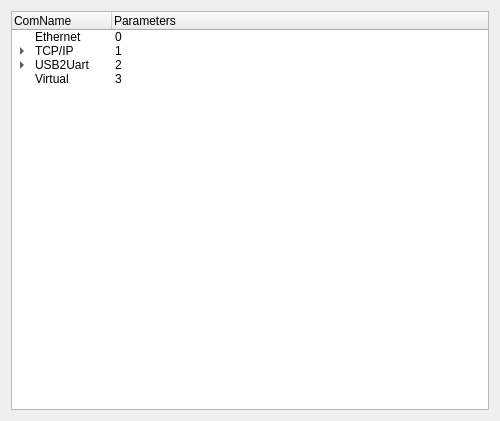
<?xml version="1.0" encoding="UTF-8"?>
<ui version="4.0">
 <class>Form</class>
 <widget class="QWidget" name="Form">
  <property name="geometry">
   <rect>
    <x>0</x>
    <y>0</y>
    <width>500</width>
    <height>421</height>
   </rect>
  </property>
  <property name="windowTitle">
   <string>Form</string>
  </property>
  <layout class="QVBoxLayout" name="verticalLayout">
   <item>
    <widget class="QTreeWidget" name="treeWidget">
     <column>
      <property name="text">
       <string>ComName</string>
      </property>
     </column>
     <column>
      <property name="text">
       <string>Parameters</string>
      </property>
     </column>
     <item>
      <property name="text">
       <string>Ethernet</string>
      </property>
      <property name="text">
       <string>0</string>
      </property>
     </item>
     <item>
      <property name="text">
       <string>TCP/IP</string>
      </property>
      <property name="text">
       <string>1</string>
      </property>
      <item>
       <property name="text">
        <string>IpAddress</string>
       </property>
       <property name="text">
        <string>192.168.1.1</string>
       </property>
      </item>
      <item>
       <property name="text">
        <string>IpPort</string>
       </property>
       <property name="text">
        <string>8080</string>
       </property>
      </item>
     </item>
     <item>
      <property name="text">
       <string>USB2Uart</string>
      </property>
      <property name="text">
       <string>2</string>
      </property>
      <item>
       <property name="text">
        <string>COM</string>
       </property>
       <property name="text">
        <string>COM3</string>
       </property>
      </item>
      <item>
       <property name="text">
        <string>BaudRate</string>
       </property>
       <property name="text">
        <string>115200</string>
       </property>
      </item>
      <item>
       <property name="text">
        <string>DataBits</string>
       </property>
       <property name="text">
        <string>11</string>
       </property>
      </item>
      <item>
       <property name="text">
        <string>Parity</string>
       </property>
       <property name="text">
        <string>NoParity</string>
       </property>
      </item>
      <item>
       <property name="text">
        <string>StopBits</string>
       </property>
       <property name="text">
        <string>1</string>
       </property>
      </item>
      <item>
       <property name="text">
        <string>FlowControl</string>
       </property>
       <property name="text">
        <string>NoFlowControl</string>
       </property>
      </item>
     </item>
     <item>
      <property name="text">
       <string>Virtual</string>
      </property>
      <property name="text">
       <string>3</string>
      </property>
     </item>
    </widget>
   </item>
  </layout>
 </widget>
 <resources/>
 <connections/>
</ui>
